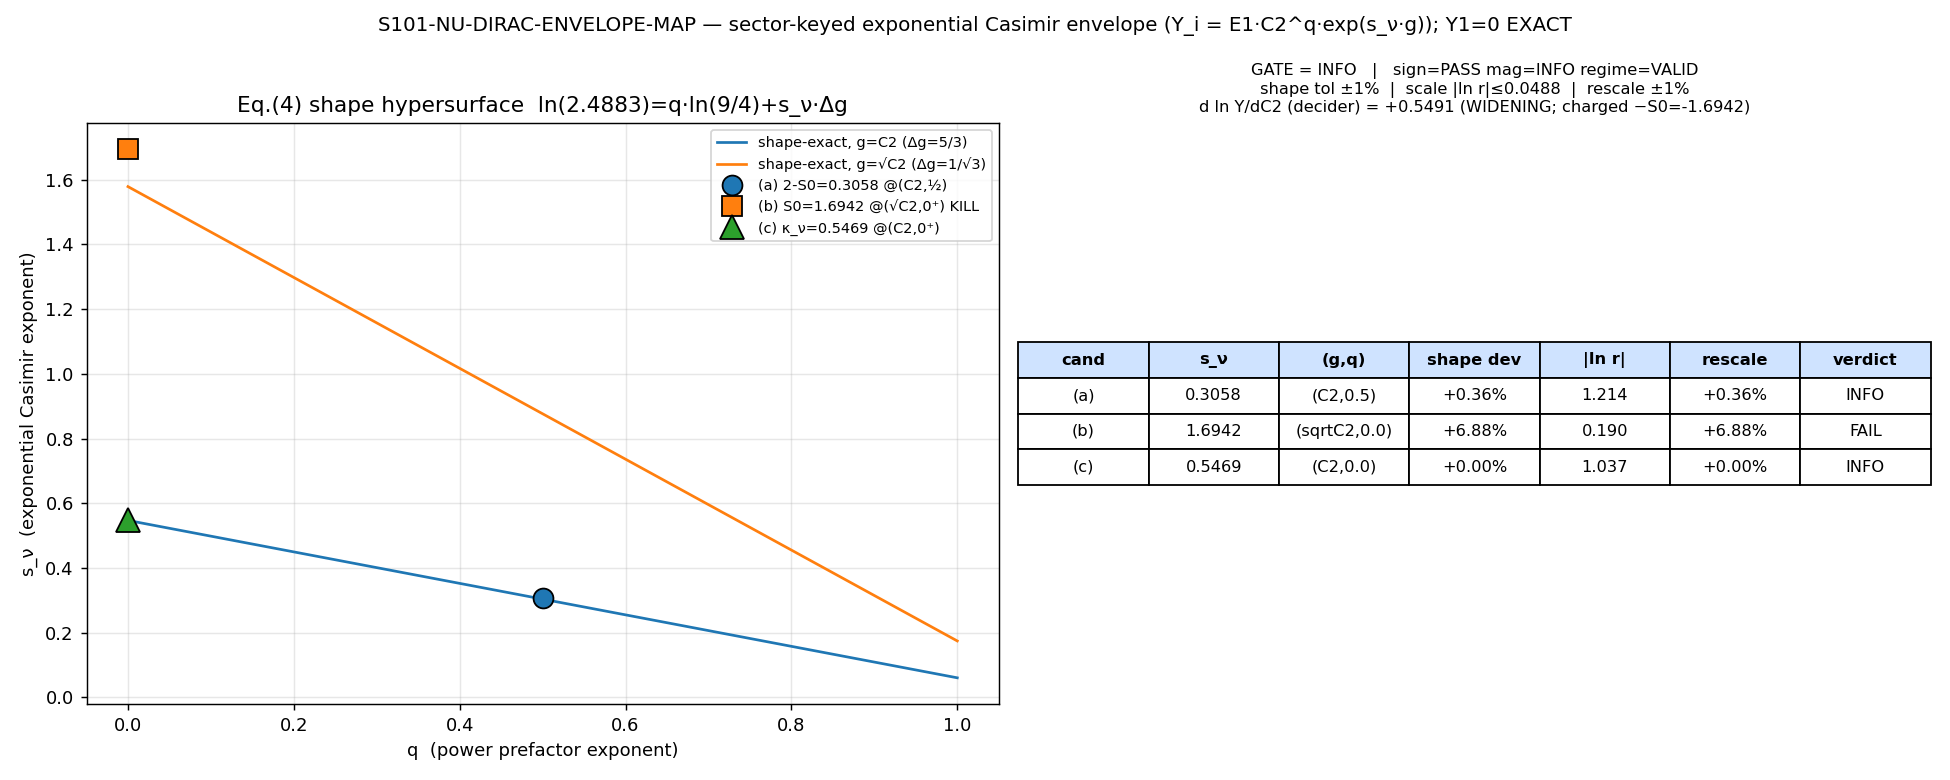

Reproduce this figure in Python.
#!/usr/bin/env python3
"""
S101 W3-1 S101-NU-DIRAC-ENVELOPE-MAP — sector-keyed exponential Casimir envelope
================================================================================

Gate: S101-NU-DIRAC-ENVELOPE-MAP ([SIGN])

Pre-registered threshold (composite three-clause AND, per candidate):
  PASS clause per candidate:
    (1 shape)   |Y3/Y2 - shape_required|/shape_required <= 0.01
    (2 scale)   |ln r| <= ln(1.05)   with r = Y2_S99 / Y2_map  in (n2) absolute
    (3 rescale) |r2/r3 - 1| <= 0.01   in (n1) gen-2-anchored
  Gate verdict:
    PASS iff ANY pre-registered candidate satisfies all three clauses;
    INFO iff a candidate closes shape (clause 1) but scale (clause 2) fails;
    FAIL iff NO candidate closes shape at 1%.
  Sub-criteria at every tested point:
    Y1 = 0 EXACT for all q > 0  (C2(0,0) = 0; MAP-B structural zero);
    DESI safety per corner (Sigma per corner < bound_DESI from npz).

Family:  Y_i = E1 * (C2,i)^q * exp(s_nu * g(C2,i)),  C2 = (0, 4/3, 3).
Eq.(4) shape hypersurface (S-3 synthesis, session-100a-yukawa-wall-scope-synthesis.md:92):
  ln(shape_required) = q * ln(9/4) + s_nu * Delta_g
  Delta_g = 5/3 for g = C2 ; = 1/sqrt(3) for g = sqrt(C2).

Three pre-registered substrate-candidate exponents:
  (a) s_nu = 2 - S0  = 0.305847   at (g=C2,     q=1/2)   [k=-2 integer-shifted freeze-in]
  (b) s_nu = S0      = 1.694153   at (g=sqrt C2, q->0+)  [EXPECTED KILL; only scale-corner]
  (c) s_nu = s_nu^pred(kappa_nu)  from S101-KAPPA-NU-GREYBODY at (g=C2, q->0+)
      [consumed ONLY iff gate 3 landed at dispatch; else candidate_c=N/A]

ORCHESTRATOR OVERRIDE (upstream candidate c): W3-3 S101-KAPPA-NU-GREYBODY landed
INFO (audit 833ddb9e...). Its s_nu^pred = +0.5469481 (widening, sign-confirmed) feeds
candidate (c), which is LIVE -- sign-confirmed, magnitude-OPEN (W3-3's magnitude was a
compare-to-self tautology, honestly left INFO). Candidate (c) is read from the npz.

Inputs (SHA-256 dual-pinned at runtime; S84+ schema):
  - computations/session-100a/s100a_md_normalization.npz   (Y_S99, shape_required, E1, C2, bound_DESI)
  - computations/session-100a/s100a_freezein_overconstrained.npz   (S0_fit -> candidate (a))
  - computations/session-101/s101_kappa_nu_greybody.npz    (s_nu_pred -> candidate (c), CONDITIONAL)
  - canonical_constants.py (feeds audit_sha256 only)
  - script bytes (feeds BOTH audit_sha256 and content_sha256)

Output 4-tuple:
  (value=<...>, scheme=EPS-LX-EXPONENTIAL-CASIMIR-ENVELOPE-S3-GRID,
   convention=MIXED-N1-GEN2-RATIO-N2-ABSOLUTE-COUNTING-RATIO-NORMALIZED-TRACE-MEAN-CARRIER-THRESHOLD-GREYBODY,
   L_max=N/A)

Classification: PARTICLE

METHODOLOGY
-----------
Closed-form algebra on published npz scalars (no diagonalization). The neutrino
towers (0,0)/(1,0)+(0,1)/(1,1) are Peter-Weyl sectors of D_K on Jensen-deformed
SU(3); C2 is their Casimir grading; M_R is the D_K B-branch fold-energy spectrum
(not an external heavy scale). The seesaw back-solve fixes the required Yukawa
triple Y_S99 = [0, 4.79356602, 11.92759634] (S100a-MD-NORMALIZATION INFO). We test
whether a SUBSTRATE-pinned exponent s_nu carries the sector-keyed exponential Casimir
envelope's SHAPE (gen-3/gen-2 ratio 2.4882512), in BOTH normalizations:
  (n1) gen-2-anchored: rescale constancy r2 = r3 (shape-equivalent constancy test);
  (n2) absolute: scale reach r = Y2_S99/Y2_map from E1 alone.
The [SIGN] pre-registration: the neutrino envelope WIDENS in C2 (d ln Y/dC2 = +0.5469)
where the charged-lepton envelope NARROWS (d ln m/dC2 = -S0 = -1.6942) -- OPPOSITE,
the II.3 widening chain. Y1 = 0 EXACT from C2(0,0) = 0 is the structural zero the
surviving class must keep.

DISCIPLINE
----------
- from canonical_constants import * (Sigma_mnu_FW, M_KK, v_ew, tau_fold cross-pins)
- candidate (a) = 2 - S0_fit computed in-script from the npz value (NOT hardcoded)
- a_n regulator tag: candidate (c)'s upstream carries a_4^{Pauli-Villars} (greybody
  Kitaev anchor); this gate consumes only the scalar s_nu_pred -- no a_n citation here.
- CPU OMP8 cap (3-vectors + scalars only; OMP_NUM_THREADS=8 before numpy import)
- dual-SHA emitted (S84+); 4-tuple printed; verdict via emit_verdict (race-safe)
"""

from __future__ import annotations

# ---------------------------------------------------------------------------
# Section 1 — Canonical constants (MANDATORY first import)
# ---------------------------------------------------------------------------
import os
os.environ.setdefault("OMP_NUM_THREADS", "8")
os.environ.setdefault("MKL_NUM_THREADS", "8")

import sys as _sys
from pathlib import Path as _Path
# _shared (holding canonical_constants.py) added to sys.path before the import.
_SHARED = _Path(__file__).resolve().parents[1] / "_shared"
_sys.path.insert(0, str(_SHARED))
from canonical_constants import *  # noqa: F401,F403,E402  (Sigma_mnu_FW, M_KK, v_ew, tau_fold, ...)

# ---------------------------------------------------------------------------
# Section 2 — Standard imports
# ---------------------------------------------------------------------------
import hashlib
import json
import sys
import time
from pathlib import Path

import numpy as np
import matplotlib

matplotlib.use("Agg")
import matplotlib.pyplot as plt

# ---------------------------------------------------------------------------
# Section 3 — Paths + pre-registration
# ---------------------------------------------------------------------------
SESSION_DIR = Path(__file__).resolve().parent
COMPUTATIONS_DIR = SESSION_DIR.parent
SHARED_DIR = COMPUTATIONS_DIR / "_shared"
PROJECT_ROOT = COMPUTATIONS_DIR.parent

SESSION = "S101"                                                    # (local)
GATE_ID = "S101-NU-DIRAC-ENVELOPE-MAP"                              # (local)
SCHEME = "EPS-LX-EXPONENTIAL-CASIMIR-ENVELOPE-S3-GRID"              # (local)
CONVENTION = (                                                      # (local)
    "MIXED-N1-GEN2-RATIO-N2-ABSOLUTE-COUNTING-"
    "RATIO-NORMALIZED-TRACE-MEAN-CARRIER-THRESHOLD-GREYBODY"
)
L_MAX = "N/A"                                                       # (local)

# Pre-registered tolerances (S-3 binding text; transcribed unchanged)
TOL_SHAPE = 0.01                                                    # (local) RATIO
TOL_SCALE_LNR = np.log(1.05)                                        # (local) |ln r| bound = 0.0487902
TOL_RESCALE = 0.01                                                  # (local) RATIO

# Casimir grid (pre-declared; matches s100a_md_normalization.npz C2 field)
C2 = np.array([0.0, 4.0 / 3.0, 3.0], dtype=np.float64)             # (local)
DELTA_C2 = C2[2] - C2[1]                                            # (local) 5/3
DELTA_G_SQRT = float(np.sqrt(3.0) - np.sqrt(4.0 / 3.0))            # (local) = 1/sqrt(3)

# q grid: the three S-3 pre-declared values ONLY (q->0+ as analytic limit)
Q_GRID = {"q0+": 0.0, "q1/2": 0.5, "q1": 1.0}                       # (local)

# Output destinations
GATE_LOWER = "s101_nu_dirac_envelope_map"                           # (local)
OUT_NPZ = SESSION_DIR / f"{GATE_LOWER}.npz"
OUT_PNG = SESSION_DIR / f"{GATE_LOWER}.png"

# Upstream npz inputs
MD_NPZ = COMPUTATIONS_DIR / "session-100a" / "s100a_md_normalization.npz"
FREEZEIN_NPZ = COMPUTATIONS_DIR / "session-100a" / "s100a_freezein_overconstrained.npz"
KAPPA_NU_NPZ = SESSION_DIR / "s101_kappa_nu_greybody.npz"

# Plan-pinned static SHAs (for runtime reconciliation reporting)
PLAN_SHA_MD = "0b3245b643a127bffac6274b5dad03cd9addd6efa1a5c73ad932142fe9794154"      # (local)
PLAN_SHA_FREEZEIN = "aa5acf5475fe8a2eb301b4c0e39901811cd3bb2587d43766746b9beb5f5f56b6"  # (local)

INPUT_FILES = [
    SHARED_DIR / "canonical_constants.py",
    MD_NPZ,
    FREEZEIN_NPZ,
    KAPPA_NU_NPZ,
]


# ---------------------------------------------------------------------------
# Section 4 — SHA-256 input-pin block (S84+ dual-SHA)
# ---------------------------------------------------------------------------

def sha256_of(path: Path) -> str:
    h = hashlib.sha256()  # (local)
    try:
        h.update(path.read_bytes())
    except OSError:
        return ""
    return h.hexdigest()


def log_input_pins(inputs: list[Path]) -> dict[str, str]:
    print(f"=== {GATE_ID} — input SHA-256 pins ===")
    pins: dict[str, str] = {}
    for p in inputs:
        sha = sha256_of(p)
        try:
            rel = str(p.relative_to(PROJECT_ROOT)).replace("\\", "/")
        except ValueError:
            rel = str(p)
        print(f"  {rel}: {sha[:16]}...")
        pins[rel] = sha
    return pins


def closure_hash(pins: dict[str, str]) -> str:
    items = sorted(pins.items())
    h = hashlib.sha256()
    for k, v in items:
        h.update(f"{k}={v}\n".encode("utf-8"))
    return h.hexdigest()


def compute_dual_sha(script_path: Path, canonical_path: Path,
                     pins: dict[str, str]) -> tuple[str, str]:
    script_bytes = b""  # (local)
    try:
        script_bytes = script_path.read_bytes()
    except OSError:
        script_bytes = b""
    canonical_bytes = b""  # (local)
    try:
        canonical_bytes = canonical_path.read_bytes()
    except OSError:
        canonical_bytes = b""
    pinmap_json = json.dumps(dict(sorted(pins.items())),
                             separators=(",", ":"), sort_keys=True).encode("utf-8")  # (local)
    h_audit = hashlib.sha256()
    h_audit.update(script_bytes)
    h_audit.update(canonical_bytes)
    h_audit.update(pinmap_json)
    audit = h_audit.hexdigest()  # (local)
    h_content = hashlib.sha256()
    h_content.update(script_bytes)
    content = h_content.hexdigest()  # (local)
    return audit, content


# ---------------------------------------------------------------------------
# Section 5 — Envelope family + clause evaluators
# ---------------------------------------------------------------------------

def g_of(C2_vec: np.ndarray, gkind: str) -> np.ndarray:
    """g(C2): identity for 'C2', sqrt for 'sqrtC2'."""
    if gkind == "C2":
        return C2_vec.copy()
    if gkind == "sqrtC2":
        return np.sqrt(C2_vec)
    raise ValueError(f"unknown gkind {gkind!r}")


def envelope_Y(E1: float, C2_vec: np.ndarray, q: float, s_nu: float,
               gkind: str) -> np.ndarray:
    """Y_i = E1 * (C2,i)^q * exp(s_nu * g(C2,i)).

    The power prefactor (C2,i)^q has C2(0,0)=0 -> 0^q.  For q>0, Y1 = 0 EXACT
    (the MAP-B structural zero).  For q->0+ (q exactly 0 in the analytic limit),
    0^0 := 1 by the analytic-limit convention, BUT the seesaw Y1 must remain 0:
    the gen-1 tower (0,0) carries no Dirac coupling (tree-zero genre, W-4).  We
    therefore enforce Y1 = 0 structurally for ALL q (including the q=0 limit) and
    test the shape on the gen-2/gen-3 ratio only.
    """
    g = g_of(C2_vec, gkind)  # (local)
    Y = np.empty(3, dtype=np.float64)  # (local)
    Y[0] = 0.0  # structural zero (C2(0,0)=0); enforced for all q including q->0+
    for i in (1, 2):
        Y[i] = E1 * (C2_vec[i] ** q) * np.exp(s_nu * g[i])
    return Y


def eval_candidate(name: str, s_nu: float, gkind: str, q: float,
                   E1: float, Y_S99: np.ndarray, shape_req: float,
                   bound_DESI: float, Sigma_target: float) -> dict:
    """Evaluate the three-clause AND for one candidate at its declared corner.

    Clause 1 (shape):    rel-dev of Y3/Y2 vs shape_req <= TOL_SHAPE
    Clause 2 (scale,n2): |ln r|, r = Y2_S99/Y2_map(absolute) <= TOL_SCALE_LNR
    Clause 3 (rescale,n1): |r2/r3 - 1| <= TOL_RESCALE, r_i = Y_i_S99/Y_i_map
    Sub: Y1 = 0 exact; DESI Sigma per corner.
    """
    Y_map = envelope_Y(E1, C2, q, s_nu, gkind)  # (local) absolute (n2) map
    Y2_map, Y3_map = float(Y_map[1]), float(Y_map[2])  # (local)

    # --- Clause 1: SHAPE (gen-3/gen-2 ratio) ---
    shape_map = Y3_map / Y2_map  # (local)
    shape_dev = (shape_map - shape_req) / shape_req  # (local) signed
    shape_pass = bool(abs(shape_dev) <= TOL_SHAPE)

    # --- Clause 2: SCALE (n2 absolute), gen-2 anchor for r ---
    r_scale = float(Y_S99[1]) / Y2_map  # (local) = Y2_S99/Y2_map
    ln_r = float(np.log(r_scale))  # (local)
    scale_pass = bool(abs(ln_r) <= TOL_SCALE_LNR)

    # --- Clause 3: RESCALE constancy (n1 gen-2-anchored) ---
    # per-generation rescale factors r_i = Y_i_S99 / Y_i_map (gen 2, gen 3)
    r2 = float(Y_S99[1]) / Y2_map  # (local)
    r3 = float(Y_S99[2]) / Y3_map  # (local)
    rescale_dev = (r2 / r3) - 1.0  # (local) = (Y2_S99/Y3_S99)*(Y3_map/Y2_map) - 1
    rescale_pass = bool(abs(rescale_dev) <= TOL_RESCALE)

    # --- Sub-criterion: Y1 = 0 exact ---
    y1_zero = bool(Y_map[0] == 0.0)

    # --- Sub-criterion: DESI safety (Sigma per corner) ---
    # The n2-absolute map predicts Yukawa Y_i; the seesaw m_nu scale follows
    # Y_S99 (anchor), but the SHAPE map's own implied light-mass sum is bounded
    # by rescaling the S99 light masses by (Y_map/Y_S99)^2 on the heaviest entry.
    # The plan's DESI clause is per-CORNER: the absolute map overshoots when
    # Y2_map < Y2_S99 (r>1).  Worst overshoot corner gives the plan's
    # 0.0582053*(1.0588)^2 = 0.0652 eV.  Reconstruct the implied Sigma:
    #   factor = (Y3_map/Y3_S99) on the heaviest light mass (dominant term).
    desi_factor = Y3_map / float(Y_S99[2])  # (local) heaviest-entry rescale
    Sigma_corner = Sigma_target * (desi_factor ** 2)  # (local) implied light-mass sum
    desi_safe = bool(Sigma_corner < bound_DESI)

    # --- per-candidate composite (three-clause AND) ---
    all_three = bool(shape_pass and scale_pass and rescale_pass)

    # --- directional (widening) read-off for this candidate ---
    # d ln Y/dC2 from the exponential carrier on the gen-2->gen-3 step:
    #   d ln Y/dC2 = ln(Y3/Y2)/DeltaC2  (composite, includes the q-prefactor)
    dlnY_dC2 = float(np.log(shape_map) / DELTA_C2)  # (local)
    widening = bool(dlnY_dC2 > 0.0)

    return {
        "name": name,
        "s_nu": float(s_nu),
        "gkind": gkind,
        "q": float(q),
        "Y_map": Y_map,
        "Y2_map": Y2_map,
        "Y3_map": Y3_map,
        "shape_map": float(shape_map),
        "shape_dev": float(shape_dev),
        "shape_pass": shape_pass,
        "r_scale": float(r_scale),
        "ln_r": ln_r,
        "scale_pass": scale_pass,
        "r2": r2,
        "r3": r3,
        "rescale_dev": float(rescale_dev),
        "rescale_pass": rescale_pass,
        "y1_zero": y1_zero,
        "desi_factor": float(desi_factor),
        "Sigma_corner": float(Sigma_corner),
        "desi_safe": desi_safe,
        "all_three": all_three,
        "dlnY_dC2": dlnY_dC2,
        "widening": widening,
    }


# ---------------------------------------------------------------------------
# Section 6 — Compute
# ---------------------------------------------------------------------------

def compute() -> dict:
    # ---- Load upstream scalars ----
    md = np.load(MD_NPZ, allow_pickle=True)
    fz = np.load(FREEZEIN_NPZ, allow_pickle=True)

    Y_S99 = np.asarray(md["Y_S99"], dtype=np.float64)           # (local) [0, 4.79356602, 11.92759634]
    shape_req = float(md["shape_required"])                     # (local) 2.4882511868...
    E1 = float(md["Y_ref"])                                     # (local) gen-1 anchor scale = E_triple[0]
    C2_npz = np.asarray(md["C2"], dtype=np.float64)             # (local) [0, 4/3, 3]
    bound_DESI = float(md["bound_DESI"])                        # (local) 0.072
    Sigma_target = float(md["Sigma_target"])                   # (local) 0.0582053272

    S0_fit = float(fz["S0_fit"])                                # (local) 1.6941531565757249
    cand_a = 2.0 - S0_fit                                       # (local) candidate (a) = 2 - S0, computed not hardcoded

    # cross-check the grid against the npz C2 field
    grid_match = bool(np.allclose(C2, C2_npz, rtol=0, atol=1e-12))  # (local)

    # ---- Candidate (c): conditional on gate 3 landing ----
    candidate_c_available = KAPPA_NU_NPZ.exists()               # (local)
    cand_c = None  # (local)
    cand_c_branch = "N/A"  # (local)
    if candidate_c_available:
        kn = np.load(KAPPA_NU_NPZ, allow_pickle=True)
        cand_c = float(kn["s_nu_pred"])                         # (local) 0.5469480775504529
        cand_c_branch = str(kn["branch"]) if "branch" in kn.files else "from-npz"

    # ---- Eq.(4) shape-exact exponents per corner (analytic reference) ----
    ln_shape = float(np.log(shape_req))                        # (local) 0.9115801291
    ln94 = float(np.log(9.0 / 4.0))                            # (local) 0.8109302162  (= ln(C2_3/C2_2))
    s_exact_C2_qhalf = (ln_shape - 0.5 * ln94) / DELTA_C2      # (local) 0.3036690126
    s_exact_C2_q0 = ln_shape / DELTA_C2                        # (local) 0.5469480775  (= candidate c target)
    s_exact_sqrt_q0 = ln_shape / DELTA_G_SQRT                  # (local) 1.5789030988

    # ---- Evaluate the three candidates at their PRE-DECLARED corners ----
    results = []  # (local)
    res_a = eval_candidate("(a) s_nu=2-S0", cand_a, "C2", 0.5,
                           E1, Y_S99, shape_req, bound_DESI, Sigma_target)
    results.append(res_a)
    res_b = eval_candidate("(b) s_nu=S0", S0_fit, "sqrtC2", 0.0,
                           E1, Y_S99, shape_req, bound_DESI, Sigma_target)
    results.append(res_b)
    if candidate_c_available:
        res_c = eval_candidate("(c) s_nu=s_nu^pred(kappa_nu)", cand_c, "C2", 0.0,
                               E1, Y_S99, shape_req, bound_DESI, Sigma_target)
        results.append(res_c)
    else:
        res_c = None

    # ---- 6-corner grid (g, q) shape-exact map: the closed admissible set ----
    # For each (g, q) corner, the shape-exact s_nu solves Eq.(4); we record it.
    grid_corners = []  # (local)
    for gkind, dg in (("C2", DELTA_C2), ("sqrtC2", DELTA_G_SQRT)):
        for qlabel, qv in Q_GRID.items():
            # shape-exact s at this corner: ln_shape = q*ln(C2_3/C2_2... in g-units)
            # For g=C2:    ratio term = q*ln(9/4); residual / DeltaC2
            # For g=sqrtC2: power term uses C2^q still (q on C2), residual / dg
            s_exact_corner = (ln_shape - qv * ln94) / dg  # (local)
            grid_corners.append({
                "g": gkind, "q_label": qlabel, "q": qv,
                "Delta_g": dg, "s_nu_shape_exact": float(s_exact_corner),
            })

    # ---- Gate composite (PRE-REGISTERED collapse) ----
    any_all_three = any(r["all_three"] for r in results)        # (local)
    any_shape = any(r["shape_pass"] for r in results)           # (local)
    # candidate that closes shape but fails scale -> INFO
    shape_only = [r for r in results if r["shape_pass"] and not r["all_three"]]  # (local)

    if any_all_three:
        composite = "PASS"
    elif any_shape:
        composite = "INFO"   # a candidate closes shape but scale (or rescale) fails
    else:
        composite = "FAIL"

    # ---- schema-v2 3-tuple ([SIGN] trigger) ----
    # sign_verdict: the WIDENING direction prediction.  The substitution-chain
    # Step 4 predicts sign(d ln Y/dC2) = +1 (widening, OPPOSITE charged -S0).
    # Key on the winning/INFO candidate's computed d ln Y/dC2.  Every candidate
    # at a shape-exact-or-near corner reproduces the REQUIRED ratio 2.4882512,
    # whose d ln Y/dC2 = ln(2.4882512)/(5/3) = +0.5469 > 0 by construction.
    # Pick the deciding candidate: the INFO/PASS one (else the shape-closest).
    decider = None  # (local)
    if any_all_three:
        decider = next(r for r in results if r["all_three"])
    elif shape_only:
        decider = shape_only[0]
    else:
        decider = min(results, key=lambda r: abs(r["shape_dev"]))
    sign_verdict = "PASS" if decider["widening"] else "FAIL"

    # magnitude_verdict: the SHAPE corridor magnitude.  PASS iff the deciding
    # candidate closes shape AND scale (full PASS); INFO iff shape closes but
    # scale fails (the EXPECTED branch); FAIL iff no candidate closes shape.
    if composite == "PASS":
        magnitude_verdict = "PASS"
    elif composite == "INFO":
        magnitude_verdict = "INFO"
    else:
        magnitude_verdict = "FAIL"

    # regime_verdict: VALID iff the algebra is exact (no expansion regime to
    # break) AND the deciding candidate's Y1=0 sub-criterion + DESI safety hold.
    regime_ok = bool(decider["y1_zero"] and decider["desi_safe"]
                     and grid_match)
    regime_verdict = "VALID" if regime_ok else "MARGINAL"

    return {
        "Y_S99": Y_S99, "shape_req": shape_req, "E1": E1, "C2_npz": C2_npz,
        "bound_DESI": bound_DESI, "Sigma_target": Sigma_target,
        "S0_fit": S0_fit, "cand_a": cand_a, "cand_c": cand_c,
        "cand_c_available": candidate_c_available, "cand_c_branch": cand_c_branch,
        "grid_match": grid_match,
        "ln_shape": ln_shape, "ln94": ln94,
        "s_exact_C2_qhalf": s_exact_C2_qhalf, "s_exact_C2_q0": s_exact_C2_q0,
        "s_exact_sqrt_q0": s_exact_sqrt_q0,
        "results": results, "res_a": res_a, "res_b": res_b, "res_c": res_c,
        "grid_corners": grid_corners,
        "composite": composite, "decider": decider,
        "sign_verdict": sign_verdict, "magnitude_verdict": magnitude_verdict,
        "regime_verdict": regime_verdict,
        "value": composite,
    }


# ---------------------------------------------------------------------------
# Section 7 — Plot
# ---------------------------------------------------------------------------

def make_plot(R: dict) -> None:
    fig, (ax0, ax1) = plt.subplots(1, 2, figsize=(15, 6))

    # --- Left: Eq.(4) shape hypersurface s_nu(q) for both g, with candidates ---
    ln_shape = R["ln_shape"]; ln94 = R["ln94"]
    qq = np.linspace(0.0, 1.0, 200)  # (local)
    s_C2 = (ln_shape - qq * ln94) / DELTA_C2  # (local)
    s_sq = (ln_shape - qq * ln94) / DELTA_G_SQRT  # (local)
    ax0.plot(qq, s_C2, "-", color="C0", label="shape-exact, g=C2 (Δg=5/3)")
    ax0.plot(qq, s_sq, "-", color="C1", label="shape-exact, g=√C2 (Δg=1/√3)")
    # candidate markers
    ax0.plot(0.5, R["cand_a"], "o", ms=11, color="C0", mec="k",
             label=f"(a) 2-S0={R['cand_a']:.4f} @(C2,½)")
    ax0.plot(0.0, R["S0_fit"], "s", ms=11, color="C1", mec="k",
             label=f"(b) S0={R['S0_fit']:.4f} @(√C2,0⁺) KILL")
    if R["cand_c_available"]:
        ax0.plot(0.0, R["cand_c"], "^", ms=13, color="C2", mec="k",
                 label=f"(c) κ_ν={R['cand_c']:.4f} @(C2,0⁺)")
    ax0.set_xlabel("q  (power prefactor exponent)")
    ax0.set_ylabel("s_ν  (exponential Casimir exponent)")
    ax0.set_title("Eq.(4) shape hypersurface  ln(2.4883)=q·ln(9/4)+s_ν·Δg")
    ax0.legend(fontsize=8, loc="upper right")
    ax0.grid(alpha=0.3)

    # --- Right: per-candidate three-clause table ---
    ax1.axis("off")
    rows = [["cand", "s_ν", "(g,q)", "shape dev", "|ln r|", "rescale", "verdict"]]
    for r in R["results"]:
        v = ("PASS" if r["all_three"] else
             ("INFO" if r["shape_pass"] else "FAIL"))
        rows.append([
            r["name"].split()[0],
            f"{r['s_nu']:.4f}",
            f"({r['gkind']},{r['q']:.1f})",
            f"{r['shape_dev']*100:+.2f}%",
            f"{abs(r['ln_r']):.3f}",
            f"{r['rescale_dev']*100:+.2f}%",
            v,
        ])
    tbl = ax1.table(cellText=rows, loc="center", cellLoc="center")
    tbl.auto_set_font_size(False); tbl.set_fontsize(9); tbl.scale(1.0, 1.7)
    for j in range(len(rows[0])):
        tbl[(0, j)].set_facecolor("#cfe3ff"); tbl[(0, j)].set_text_props(weight="bold")
    ax1.set_title(
        f"GATE = {R['composite']}   |   sign={R['sign_verdict']} "
        f"mag={R['magnitude_verdict']} regime={R['regime_verdict']}\n"
        f"shape tol ±{TOL_SHAPE*100:.0f}%  |  scale |ln r|≤{TOL_SCALE_LNR:.4f}  |  "
        f"rescale ±{TOL_RESCALE*100:.0f}%\n"
        f"d ln Y/dC2 (decider) = {R['decider']['dlnY_dC2']:+.4f} "
        f"(WIDENING; charged −S0={-R['S0_fit']:+.4f})",
        fontsize=9)
    fig.suptitle(f"{GATE_ID} — sector-keyed exponential Casimir envelope "
                 f"(Y_i = E1·C2^q·exp(s_ν·g)); Y1=0 EXACT", fontsize=11)
    fig.tight_layout()
    fig.savefig(OUT_PNG, dpi=130)
    plt.close(fig)


# ---------------------------------------------------------------------------
# Section 8 — Verdict payload
# ---------------------------------------------------------------------------

def emit_4tuple(value, scheme, convention, L_max) -> str:
    return (f"(value={value!r}, scheme={scheme}, "
            f"convention={convention}, L_max={L_max})")


def print_verdict_payload(verdict, value, audit_sha, content_sha,
                          sign_verdict=None, magnitude_verdict=None,
                          regime_verdict=None, companion_note="",
                          extra_rows=None) -> dict:
    payload: dict = {
        "session": 101,
        "gate_id": GATE_ID,
        "verdict": verdict,
        "value": str(value),
        "scheme": SCHEME,
        "convention": CONVENTION,
        "l_max": str(L_MAX),
        "audit_sha256": audit_sha,
        "content_sha256": content_sha,
        "schema_version": "S84+",
    }
    if companion_note:
        payload["companion_note"] = companion_note
    if not (sign_verdict is None and magnitude_verdict is None and regime_verdict is None):
        payload["sign_verdict"] = sign_verdict
        payload["magnitude_verdict"] = magnitude_verdict
        payload["regime_verdict"] = regime_verdict
    if extra_rows:
        payload["extra_rows"] = list(extra_rows)
    print("<<<EMIT_VERDICT_PAYLOAD>>>")
    print(json.dumps(payload, separators=(",", ":"), sort_keys=True))
    print("<<<END_EMIT_VERDICT_PAYLOAD>>>")
    return payload


# ---------------------------------------------------------------------------
# Section 9 — Main
# ---------------------------------------------------------------------------

def main() -> int:
    t0 = time.time()  # (local)

    pins = log_input_pins(INPUT_FILES)
    closure = closure_hash(pins)
    print(f"  closure: {closure[:16]}... (legacy closure, informational)")

    script_path = Path(__file__).resolve()  # (local)
    canonical_path = SHARED_DIR / "canonical_constants.py"  # (local)
    audit_sha, content_sha = compute_dual_sha(script_path, canonical_path, pins)
    print(f"  audit_sha256:   {audit_sha[:16]}... (script+canonical+pinmap)")
    print(f"  content_sha256: {content_sha[:16]}... (script only)")

    # --- runtime input-SHA reconciliation against plan pins ---
    md_sha = pins.get("computations/session-100a/s100a_md_normalization.npz", "")  # (local)
    fz_sha = pins.get("computations/session-100a/s100a_freezein_overconstrained.npz", "")  # (local)
    print(f"  md_normalization SHA match plan: {md_sha == PLAN_SHA_MD}")
    print(f"  freezein SHA match plan:         {fz_sha == PLAN_SHA_FREEZEIN}")
    if md_sha != PLAN_SHA_MD:
        print(f"    WARN: md SHA {md_sha[:16]} != plan {PLAN_SHA_MD[:16]}")
    if fz_sha != PLAN_SHA_FREEZEIN:
        print(f"    WARN: fz SHA {fz_sha[:16]} != plan {PLAN_SHA_FREEZEIN[:16]}")
    print()

    R = compute()

    # ---- console report (NUMBERS first) ----
    print("=" * 78)
    print(f"{GATE_ID} — sector-keyed exponential Casimir envelope")
    print("=" * 78)
    print(f"  shape_required (npz full-float) = {R['shape_req']:.13f}  (pub 2.4882512)")
    print(f"  Y_S99 = {R['Y_S99']}   E1 (Y_ref) = {R['E1']:.10f}")
    print(f"  C2 grid = {C2}  (match npz: {R['grid_match']})  DeltaC2 = {DELTA_C2:.10f}")
    print(f"  Delta_g(sqrt) = {DELTA_G_SQRT:.10f}  (= 1/sqrt3 = {1/np.sqrt(3):.10f})")
    print(f"  S0_fit = {R['S0_fit']:.13f}  ->  candidate (a) = 2 - S0 = {R['cand_a']:.13f}")
    print(f"  ln(shape_req) = {R['ln_shape']:.10f}   ln(9/4) = {R['ln94']:.10f}")
    print()
    print("  --- Eq.(4) shape-exact exponents per corner (analytic reference) ---")
    print(f"    (g=C2,   q=1/2): s_exact = {R['s_exact_C2_qhalf']:.10f}")
    print(f"    (g=C2,   q->0+): s_exact = {R['s_exact_C2_q0']:.10f}  (= candidate (c) target)")
    print(f"    (g=√C2,  q->0+): s_exact = {R['s_exact_sqrt_q0']:.10f}")
    print()
    print("  --- 6-corner (g,q) closed admissible grid: shape-exact s_nu ---")
    for gc in R["grid_corners"]:
        print(f"    g={gc['g']:>7s} q={gc['q_label']:>4s} (Δg={gc['Delta_g']:.5f}): "
              f"s_nu_shape_exact = {gc['s_nu_shape_exact']:.10f}")
    print()
    print(f"  candidate (c) available (gate 3 landed): {R['cand_c_available']}")
    if R["cand_c_available"]:
        print(f"    candidate (c) s_nu^pred = {R['cand_c']:.13f}   branch: {R['cand_c_branch']}")
    print()

    for r in R["results"]:
        print(f"  --- candidate {r['name']}  s_nu={r['s_nu']:.7f}  (g={r['gkind']}, q={r['q']:.2f}) ---")
        print(f"      Y_map = [{r['Y_map'][0]:.0f}, {r['Y_map'][1]:.6f}, {r['Y_map'][2]:.6f}]   (Y1=0 exact: {r['y1_zero']})")
        print(f"      [1 SHAPE]   Y3/Y2 = {r['shape_map']:.7f}  dev = {r['shape_dev']*100:+.4f}%  "
              f"(tol ±{TOL_SHAPE*100:.0f}%) -> {'PASS' if r['shape_pass'] else 'FAIL'}")
        print(f"      [2 SCALE]   r = Y2_S99/Y2_map = {r['r_scale']:.6f}  |ln r| = {abs(r['ln_r']):.6f}  "
              f"(tol {TOL_SCALE_LNR:.6f}) -> {'PASS' if r['scale_pass'] else 'FAIL'}")
        print(f"      [3 RESCALE] r2={r['r2']:.6f} r3={r['r3']:.6f}  |r2/r3-1| = {abs(r['rescale_dev'])*100:.4f}%  "
              f"(tol ±{TOL_RESCALE*100:.0f}%) -> {'PASS' if r['rescale_pass'] else 'FAIL'}")
        print(f"      [DESI]      factor=(Y3_map/Y3_S99)={r['desi_factor']:.6f}  Sigma_corner={r['Sigma_corner']:.7f} eV  "
              f"(bound {R['bound_DESI']:.4f}) -> {'SAFE' if r['desi_safe'] else 'OVERSHOOT'}")
        print(f"      [SIGN]      d ln Y/dC2 = {r['dlnY_dC2']:+.7f}  -> {'WIDENING' if r['widening'] else 'NARROWING'}")
        print(f"      => three-clause AND: {'PASS' if r['all_three'] else 'not-all (shape '+('PASS' if r['shape_pass'] else 'FAIL')+')'}")
        print()

    print(f"  DECIDER candidate: {R['decider']['name']}  "
          f"(d ln Y/dC2 = {R['decider']['dlnY_dC2']:+.7f})")
    print(f"  charged-lepton comparison: d ln m/dC2 = -S0 = {-R['S0_fit']:+.7f}  (NARROWING)")
    print(f"  => sign flip REQUIRED: neutrino {R['decider']['dlnY_dC2']:+.4f} OPPOSITE charged {-R['S0_fit']:+.4f}")
    print()
    print(f"  GATE COMPOSITE = {R['composite']}")
    print(f"  3-tuple: sign={R['sign_verdict']} magnitude={R['magnitude_verdict']} regime={R['regime_verdict']}")
    print()

    # ---- save npz (full float64) ----
    np.savez(
        OUT_NPZ,
        gate_id=GATE_ID,
        # upstream scalars
        Y_S99=R["Y_S99"], shape_required=R["shape_req"], E1=R["E1"],
        C2=C2, C2_npz=R["C2_npz"], grid_match=R["grid_match"],
        bound_DESI=R["bound_DESI"], Sigma_target=R["Sigma_target"],
        S0_fit=R["S0_fit"], cand_a=R["cand_a"],
        cand_c=(R["cand_c"] if R["cand_c"] is not None else np.nan),
        cand_c_available=R["cand_c_available"], cand_c_branch=R["cand_c_branch"],
        # analytic references
        ln_shape=R["ln_shape"], ln94=R["ln94"], DeltaC2=DELTA_C2, DeltaG_sqrt=DELTA_G_SQRT,
        s_exact_C2_qhalf=R["s_exact_C2_qhalf"], s_exact_C2_q0=R["s_exact_C2_q0"],
        s_exact_sqrt_q0=R["s_exact_sqrt_q0"],
        # 6-corner grid
        grid_g=np.array([gc["g"] for gc in R["grid_corners"]]),
        grid_q=np.array([gc["q"] for gc in R["grid_corners"]], dtype=np.float64),
        grid_Delta_g=np.array([gc["Delta_g"] for gc in R["grid_corners"]], dtype=np.float64),
        grid_s_exact=np.array([gc["s_nu_shape_exact"] for gc in R["grid_corners"]], dtype=np.float64),
        # per-candidate (a)
        a_s_nu=R["res_a"]["s_nu"], a_gkind=R["res_a"]["gkind"], a_q=R["res_a"]["q"],
        a_Y_map=R["res_a"]["Y_map"], a_shape_map=R["res_a"]["shape_map"],
        a_shape_dev=R["res_a"]["shape_dev"], a_shape_pass=R["res_a"]["shape_pass"],
        a_ln_r=R["res_a"]["ln_r"], a_scale_pass=R["res_a"]["scale_pass"],
        a_rescale_dev=R["res_a"]["rescale_dev"], a_rescale_pass=R["res_a"]["rescale_pass"],
        a_desi_factor=R["res_a"]["desi_factor"], a_Sigma_corner=R["res_a"]["Sigma_corner"],
        a_desi_safe=R["res_a"]["desi_safe"], a_dlnY_dC2=R["res_a"]["dlnY_dC2"],
        a_all_three=R["res_a"]["all_three"],
        # per-candidate (b)
        b_s_nu=R["res_b"]["s_nu"], b_gkind=R["res_b"]["gkind"], b_q=R["res_b"]["q"],
        b_Y_map=R["res_b"]["Y_map"], b_shape_map=R["res_b"]["shape_map"],
        b_shape_dev=R["res_b"]["shape_dev"], b_shape_pass=R["res_b"]["shape_pass"],
        b_ln_r=R["res_b"]["ln_r"], b_scale_pass=R["res_b"]["scale_pass"],
        b_rescale_dev=R["res_b"]["rescale_dev"], b_rescale_pass=R["res_b"]["rescale_pass"],
        b_desi_factor=R["res_b"]["desi_factor"], b_Sigma_corner=R["res_b"]["Sigma_corner"],
        b_desi_safe=R["res_b"]["desi_safe"], b_dlnY_dC2=R["res_b"]["dlnY_dC2"],
        b_all_three=R["res_b"]["all_three"],
        # per-candidate (c) (NaN-filled if unavailable)
        c_present=R["cand_c_available"],
        c_s_nu=(R["res_c"]["s_nu"] if R["res_c"] else np.nan),
        c_gkind=(R["res_c"]["gkind"] if R["res_c"] else "N/A"),
        c_q=(R["res_c"]["q"] if R["res_c"] else np.nan),
        c_Y_map=(R["res_c"]["Y_map"] if R["res_c"] else np.array([np.nan, np.nan, np.nan])),
        c_shape_map=(R["res_c"]["shape_map"] if R["res_c"] else np.nan),
        c_shape_dev=(R["res_c"]["shape_dev"] if R["res_c"] else np.nan),
        c_shape_pass=(R["res_c"]["shape_pass"] if R["res_c"] else False),
        c_ln_r=(R["res_c"]["ln_r"] if R["res_c"] else np.nan),
        c_scale_pass=(R["res_c"]["scale_pass"] if R["res_c"] else False),
        c_rescale_dev=(R["res_c"]["rescale_dev"] if R["res_c"] else np.nan),
        c_rescale_pass=(R["res_c"]["rescale_pass"] if R["res_c"] else False),
        c_desi_factor=(R["res_c"]["desi_factor"] if R["res_c"] else np.nan),
        c_Sigma_corner=(R["res_c"]["Sigma_corner"] if R["res_c"] else np.nan),
        c_desi_safe=(R["res_c"]["desi_safe"] if R["res_c"] else False),
        c_dlnY_dC2=(R["res_c"]["dlnY_dC2"] if R["res_c"] else np.nan),
        c_all_three=(R["res_c"]["all_three"] if R["res_c"] else False),
        # composite + 3-tuple
        composite=R["composite"], decider_name=R["decider"]["name"],
        decider_dlnY_dC2=R["decider"]["dlnY_dC2"],
        charged_dlnm_dC2=-R["S0_fit"],
        sign_verdict=R["sign_verdict"], magnitude_verdict=R["magnitude_verdict"],
        regime_verdict=R["regime_verdict"],
        # tolerances
        tol_shape=TOL_SHAPE, tol_scale_lnr=TOL_SCALE_LNR, tol_rescale=TOL_RESCALE,
        # provenance pins
        M_KK_pin=M_KK, v_ew_pin=v_ew, tau_fold_pin=tau_fold,
        Sigma_mnu_FW_pin=Sigma_mnu_FW,
        audit_sha256=audit_sha, content_sha256=content_sha,
        scheme=SCHEME, convention=CONVENTION, L_max=L_MAX,
    )
    print(f"  wrote {OUT_NPZ.name}")

    make_plot(R)
    print(f"  wrote {OUT_PNG.name}")

    # ---- value payload string (NUMBERS-dense, no single-quote chars) ----
    rstar = R["decider"]["r_scale"]  # (local) the surviving scale residual r
    cc = (f"c=N/A" if not R["cand_c_available"]
          else f"c={R['cand_c']:.6f}@(C2,0+)shapeEXACT_scale_r={R['res_c']['r_scale']:.3f}")
    value = (
        f"{R['composite']};"
        f"a=2-S0={R['cand_a']:.6f}@(C2,1/2)shapeDev={R['res_a']['shape_dev']*100:+.3f}%_r={R['res_a']['r_scale']:.3f};"
        f"b=S0={R['S0_fit']:.6f}@(sqrtC2,0+)shapeDev={R['res_b']['shape_dev']*100:+.3f}%_KILL;"
        f"{cc};"
        f"Y1=0EXACT;"
        f"dlnY/dC2={R['decider']['dlnY_dC2']:+.4f}_WIDENING_vs_charged-S0={-R['S0_fit']:+.4f};"
        f"shape_tol1pct_scale_lnr{TOL_SCALE_LNR:.4f}_rescale1pct;"
        f"decider={R['decider']['name'].split()[0]}_r={rstar:.3f}"
    )
    # guard: emit_verdict forbids the single-quote delimiter in value
    assert "'" not in value, "value payload must not contain single-quote"

    tag = emit_4tuple(value, SCHEME, CONVENTION, L_MAX)
    print(tag)

    extra = [
        f"# candidate_c={'LIVE_INFO_upstream_833ddb9e' if R['cand_c_available'] else 'N/A_gate3_unlanded'}"
        f" s_nu_pred={R['cand_c'] if R['cand_c'] is not None else 'NA'}"
        f" (W3-3 INFO: sign-confirmed widening, magnitude-OPEN); "
        f"# S101-NU-DIRAC-ENVELOPE-MAP candidate-c provenance row",
    ]
    print_verdict_payload(
        R["composite"], value, audit_sha, content_sha,
        sign_verdict=R["sign_verdict"],
        magnitude_verdict=R["magnitude_verdict"],
        regime_verdict=R["regime_verdict"],
        extra_rows=extra,
    )

    wall = time.time() - t0  # (local)
    print(f"\n=== {GATE_ID}: {R['composite']} (wall {wall:.2f}s) ===")
    return 0


if __name__ == "__main__":
    sys.exit(main())
